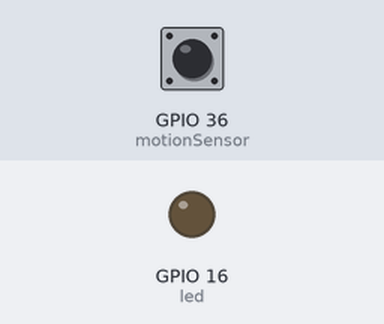
A sketch run on a simulated ESP32. On the bench: output pins drawn as LEDs (lit = HIGH). The test bench sets the inputs (shaded band); at power-on: GPIO 36 (motionSensor) HIGH. What the sketch prints to the serial monitor is not drawn.

Above: at 1.2 s.
1.3 s: GPIO 36 (motionSensor) pulsed LOW 2 times (0.12 s each, 0.3 s apart)
At 1.9 s:
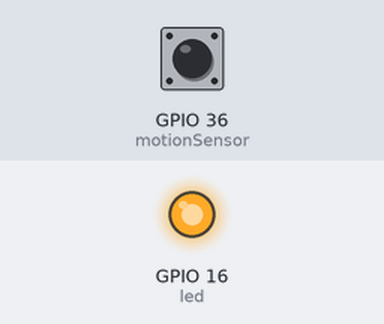
Timing chart, 0 to 6.2 s (numbered marks = the images above; inputs shaded):
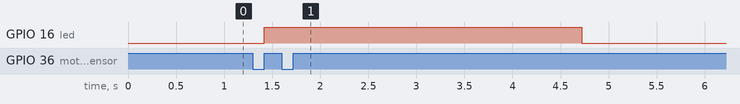

Measured:
- after the input at 1.3 s, GPIO 16 (led): LOW → HIGH after 0.12 s, → LOW 3.3 s later

The sketch:

task05-3.ino
```cpp
#define timeSeconds 3  // LED가 켜져 있을 시간 (3초)

const int led = 16;           // LED 핀
const int motionSensor = 36;  // PIR 센서 핀

unsigned long now = millis();  // 현재 시간
unsigned long lastTrigger = 0; // 마지막 모션 감지 시간
boolean startTimer = false;    // 타이머 상태 변수

// 모션 감지 시 인터럽트 핸들러
void IRAM_ATTR detectsMovement() {
    Serial.println("모션 감지됨!");
    digitalWrite(led, HIGH);  // LED 켜기
    startTimer = true;        // 타이머 시작
    lastTrigger = millis();   // 모션 감지 시간 저장
}

void setup() {
    Serial.begin(115200);

    pinMode(motionSensor, INPUT_PULLUP);  // PIR 센서를 INPUT_PULLUP 모드로 설정
    pinMode(led, OUTPUT);  // LED 핀을 출력으로 설정
    digitalWrite(led, LOW);  // 초기 상태로 LED 끄기

    // 모션 감지 시 인터럽트 설정 (RISING 모드)
    attachInterrupt(digitalPinToInterrupt(motionSensor), detectsMovement, RISING);
}

void loop() {
    now = millis();

    // 3초가 지나면 LED 끄기
    if (startTimer && (now - lastTrigger > (timeSeconds * 1000))) {
        Serial.println("모션 종료...");
        digitalWrite(led, LOW);  // LED 끄기
        startTimer = false;      // 타이머 리셋
    }
}
```
